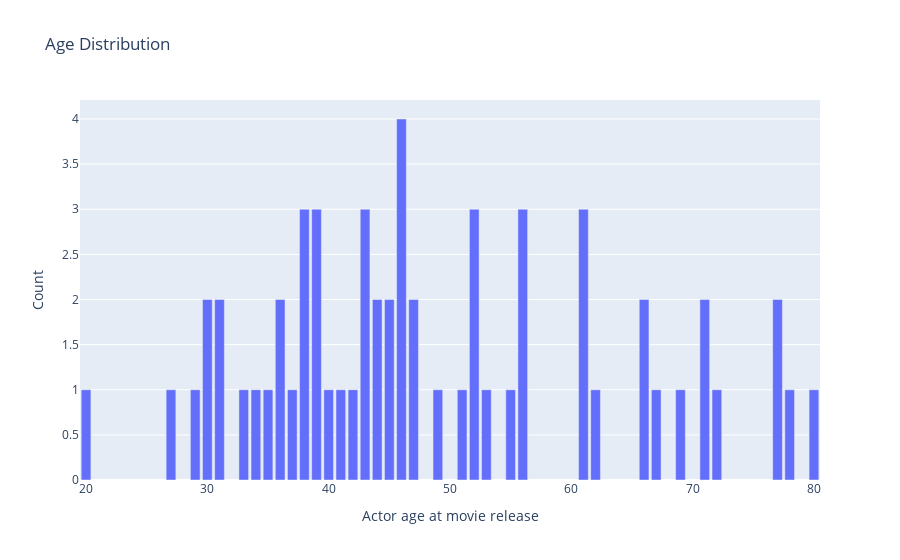

Write notebook code for a chart like this one.
### Code cell
if 'Actor age at movie release' in oscar_supp_actors_info.columns:
    # Count occurrences of each age
    age_distribution = oscar_supp_actors_info['Actor age at movie release'].value_counts().reset_index()
    age_distribution.columns = ['Actor age at movie release', 'count']
    
    # Sort by age for better visualization
    age_distribution = age_distribution.sort_values(by='Actor age at movie release')

    # Create the bar plot
    fig = px.bar(age_distribution, x='Actor age at movie release', y='count', title='Age Distribution', labels={'age': 'Age', 'count': 'Count'})
    fig.show()
else:
    print("The column 'age' does not exist in the provided file.")

### Figure 1 — Plotly figure (JSON) as saved in the notebook; plotly's stock layout.template omitted (floating-point values rounded to 4 significant figures)
{"data": [{"alignmentgroup": "True", "hovertemplate": "Actor age at movie release=%{x}<br>Count=%{y}<extra></extra>", "legendgroup": "", "marker": {"color": "#636efa", "pattern": {"shape": ""}}, "name": "", "offsetgroup": "", "orientation": "v", "showlegend": false, "textposition": "auto", "type": "bar", "x": [20, 27, 29, 30, 31, 33, 34, 35, 36, 37, 38, 39, 40, 41, 42, 43, 44, 45, 46, 47, 49, 51, 52, 53, 55, 56, 61, 62, 66, 67, 69, 71, 72, 77, 78, 80], "xaxis": "x", "y": [1, 1, 1, 2, 2, 1, 1, 1, 2, 1, 3, 3, 1, 1, 1, 3, 2, 2, 4, 2, 1, 1, 3, 1, 1, 3, 3, 1, 2, 1, 1, 2, 1, 2, 1, 1], "yaxis": "y"}], "layout": {"barmode": "relative", "legend": {"tracegroupgap": 0}, "title": {"text": "Age Distribution"}, "xaxis": {"anchor": "y", "domain": [0, 1], "title": {"text": "Actor age at movie release"}}, "yaxis": {"anchor": "x", "domain": [0, 1], "title": {"text": "Count"}}}}
